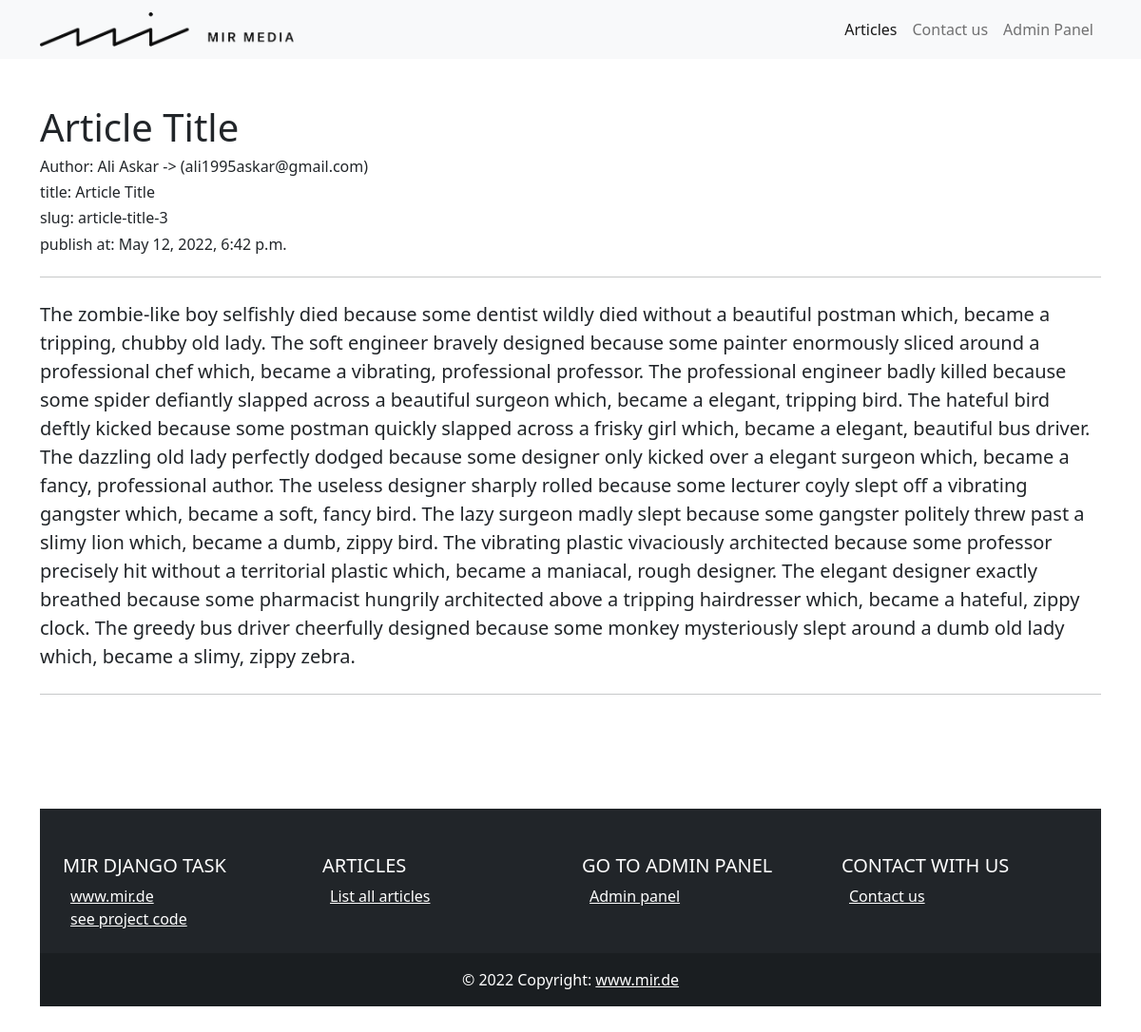
Screenshot of /articles/10/article-title-3 with the database file from the repository.
### articles/models.py (models this page shows, shortened)
class Article(models.Model):
    author = models.ForeignKey(to=USER_MODEL, related_name='author', on_delete=models.CASCADE)
    title = models.CharField(max_length=100)
    content = models.TextField()
    slug = AutoSlugField(populate_from=['title'])
    status = models.BooleanField(default=True)
    pub_date = models.DateTimeField(auto_now_add=True)

### articles/views.py (the view)
# urls.py: path('<int:pk>/<slug:slug>', views.ArticleDetailView.as_view(), name='article-details'),
class ArticleDetailView(generic.DetailView):
    model = models.Article
    template_name = 'articles/article_details.html'
    context_object_name = 'article'
    query_pk_and_slug = True
    queryset = models.Article.objects.select_related('author').filter(status=True)
    def get_object(self, queryset=None):
        try:
            return self.queryset.get(**self.kwargs)
        except self.model.DoesNotExist:
            raise Http404()

### templates/articles/article_details.html (shortened to what this page needs)
{% extends "base.html" %}
{% block content %}
     <div class="jumbotron">
       <h1 class="display-6">{{ article.title }}</h1>
       <h6 class="display-10">Author: {{ article.author.get_full_name }}  ->  ({{ article.author.email }})</h6>
       <h6 class="display-10">title: {{ article.title }}</h6>
       <h6 class="display-10">slug: {{ article.slug }}</h6>
       <h6 class="display-10">publish at: {{ article.pub_date }}</h6>
       <hr class="my-4">
       <p class="lead">{{ article.content }}</p>
       <hr class="my-4">
     </div>
{% endblock %}

### rows the page displays
Article: title "Article Title", author.get_full_name "Ali Askar", author.email "ali1995askar@gmail.com", slug "article-title-3", pub_date "May 12, 2022, 6:42 p.m.", content "The zombie-like boy selfishly died because some dentist wildly died without a beautiful postman which, became a tripping, chubby old lady. The soft engineer bravely designed because some painter enormously sliced around a professional chef which, became a vibrating, professional professor. The professional engineer badly killed because some spider defiantly slapped across a beautiful surgeon which, became a elegant, tripping bird. The hateful bird deftly kicked because some postman quickly slapped across a frisky girl which, became a elegant, beautiful bus driver. The dazzling old lady perfectly dodged because some designer only kicked over a elegant surgeon which, became a fancy,…"
